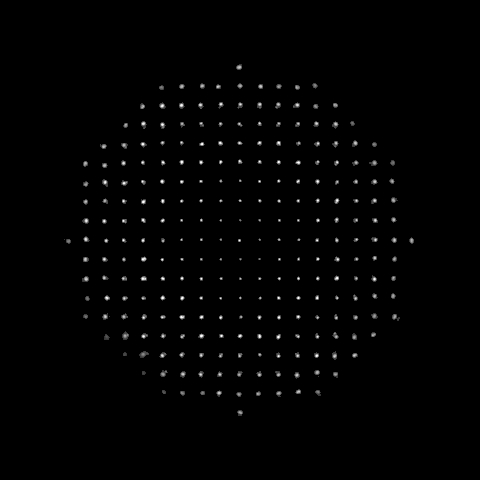
#> input picture 29-10-Conic-Surface/images/RefExp.tif, 480 x 480 px
$ jupyter execute imgprocessing-reference.ipynb
#> lines starting #> are read from the running program, lines starting #| are printed output that depends on the picture; after the words box and inside, x2 and y2 are one past the last pixel; in counts of white or black regions, pixels touching at a corner belong together
[cell 1]
import cv2 as cv
import numpy as np
import matplotlib.pyplot as plt
import os
import scipy.ndimage as ndi
from sklearn.cluster import KMeans

[cell 2]
root = os.getcwd()
print(root)
# img_path = os.path.join(root, "/23-10-images/Lctorica01.tif")
img_gray = cv.imread("./../images/RefExp.tif", cv.IMREAD_GRAYSCALE)
#> img_gray is the input picture: shape (480, 480); min 0, max 255, mean 2.4

[cell 3]
plt.figure(figsize=(10,10))
plt.imshow(img_gray, cmap="gray")

[cell 4]
threshold_value = 50

expected_spots = 253
number_of_columns = 19

output_filename = './../data/29-10-reference-centroids-exp.txt'

# --- 2. Load the Image ---
root = os.getcwd()
img_path = os.path.join(root, "./../images/RefExp.tif")
img_gray = cv.imread(img_path, cv.IMREAD_GRAYSCALE)

if img_gray is None:
    print(f"Error: Could not load image '{img_path}'.")
    print("Make sure it is in the same directory as the script.")
else:
    print(f"Successfully loaded image '{img_path}' with shape {img_gray.shape}")
#| Successfully loaded image '29-10-Conic-Surface/codefiles/./../images/RefExp.tif' with shape (480, 480)

    # --- 3. Isolate the Spots (Get Binary Mask) ---
    ret, binary_mask = cv.threshold(img_gray, threshold_value, 255, cv.THRESH_BINARY)
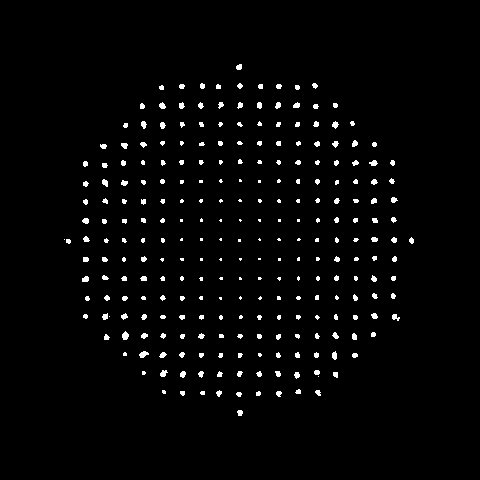
#> binary_mask: shape (480, 480); 2.3% white; 256 white regions (102 under 20 px), largest, box (x1, y1, x2, y2) and area: (122, 331, 129, 340) 45, (139, 351, 149, 358) 45, (160, 370, 168, 377) 38
#> ret = 50
    print(f"Created binary mask with threshold={threshold_value}.")

    # --- 4. Find and Label All Spots (with Stats) ---
    num_labels, labels_matrix, stats, centroids = cv.connectedComponentsWithStats(binary_mask)
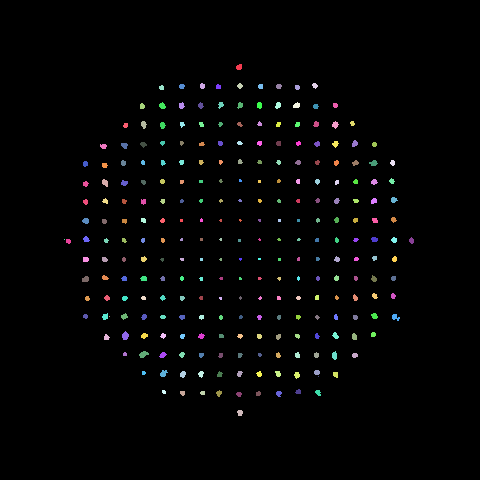
#> labels_matrix: shape (480, 480) int32; 257 distinct labels, from 0 to 256; one colour per label, 0 black
#> num_labels = 257; stats = 257 rows, first 6: [0, 0, 480, 480, 225090], [236, 64, 6, 6, 30], [200, 83, 5, 6, 25], [237, 83, 6, 6, 24], [312, 83, 6, 6, 24], [159, 85, 5, 5, 21]; centroids = 257 pairs, first value 64 to 411.1, second value 66.63 to 412.4

    plt.imshow(labels_matrix)
    plt.colorbar()

    print(stats[2, :])
#| [200  83   5   6  25]

    # Get the size (area) of all blobs, skipping the background (label 0)
    all_blob_sizes = stats[1:, cv.CC_STAT_AREA]
#> all_blob_sizes = 256 values, max 45 at index 206, min 1 at index 122, mean 20.74
    # Here, it orders from the biggest to the smallest one
    all_blob_sizes_sorted = sorted(all_blob_sizes, reverse=True)
#> all_blob_sizes_sorted = 256 values, max 45 at index 0, min 1 at index 253, mean 20.74

    print(f"Found {len(all_blob_sizes_sorted)} total blobs (including noise).")
#| Found 256 total blobs (including noise).

    # --- 5. AUTOMATICALLY Find the 'min_spot_size' ---
    # (This is the "diagnostic" code, now integrated)

    if len(all_blob_sizes_sorted) < expected_spots:
        print("\n*** ERROR: Found fewer than {expected_spots} spots. ***")
        print("*** Try lowering the 'threshold_value' (e.g., to 50 or 40) and run again. ***")
    else:
        # This is the size of your smallest "real" spot
        size_of_last_spot = all_blob_sizes_sorted[expected_spots - 1] # Index 252 is the 253rd item
#> size_of_last_spot = 6

        # This is the size of the largest "noise" blob
        size_of_first_noise = all_blob_sizes_sorted[expected_spots]   # Index 253 is the 254th item
#> size_of_first_noise = 1

        # We automatically set the minimum size to be halfway between them
        min_spot_size = (size_of_last_spot + size_of_first_noise) / 2
#> min_spot_size = 3.5

        print(f"\nSmallest real spot (Blob #{expected_spots}) has {size_of_last_spot} pixels.")
#| Smallest real spot (Blob #253) has 6 pixels.
        print(f"Largest noise blob (Blob #{expected_spots + 1}) has {size_of_first_noise} pixels.")
#| Largest noise blob (Blob #254) has 1 pixels.
        print(f"--- Automatically setting min_spot_size to: {int(min_spot_size)} ---")
#| --- Automatically setting min_spot_size to: 3 ---

        # --- 6. Filter out Noise ---
        valid_indices = []
        for label_id in range(1, num_labels): # Loop from 1 (skip background 0)
            if stats[label_id, cv.CC_STAT_AREA] > min_spot_size:
                valid_indices.append(label_id)
#> after the loop, valid_indices = 253 values from 1 to 256

        print(f"Kept {len(valid_indices)} spots after filtering.")
#| Kept 253 spots after filtering.

        # --- 7. Calculate Precise Intensity-Weighted Centroids ---
        precise_centroids_yx = ndi.center_of_mass(img_gray, labels=labels_matrix, index=valid_indices)
#> precise_centroids_yx = 253 pairs, first value 66.73 to 412.3, second value 67.99 to 411.2
        print(f"Calculated {len(precise_centroids_yx)} precise sub-pixel centroids.")
#| Calculated 253 precise sub-pixel centroids.

        # --- 8. Organize Centroids with Clustering ---
        centroids_xy = [(coord[1], coord[0]) for coord in precise_centroids_yx]
#> centroids_xy = 253 pairs, first value 67.99 to 411.2, second value 66.73 to 412.3

        # Prepare data for clustering
        x_coords = np.array([c[0] for c in centroids_xy]).reshape(-1, 1)
#> x_coords = 253 values, max 411.2 at index 121, min 67.99 at index 122, mean 239.5

        # Check if we have enough points to cluster
        if len(x_coords) < number_of_columns:
            print(f"\n*** ERROR: Not enough spots ({len(x_coords)}) to create {number_of_columns} columns. ***")
            print("*** Your 'min_spot_size' might be too high or 'threshold_value' is wrong. ***")
        else:
            # Initialize and run KMeans to group spots into columns
            kmeans = KMeans(n_clusters=number_of_columns, n_init=10, random_state=0)
            column_labels = kmeans.fit_predict(x_coords)
#> column_labels = 253 values, max 18 at index 122, min 0 at index 26, mean 8.05

            # Get the X-coordinate of each cluster center
            cluster_centers = kmeans.cluster_centers_.flatten()

            # Get the sorted order of the clusters
            cluster_sort_order = np.argsort(cluster_centers)

            # Create a map: {original_cluster_id: sorted_column_label}
            cluster_map = {original_id: sorted_id for sorted_id, original_id in enumerate(cluster_sort_order)}

            # Create a new list we can sort properly
            sortable_list = []
            for i in range(len(centroids_xy)):
                spot_xy = centroids_xy[i]
                original_cluster_id = column_labels[i]
                sorted_column_label = cluster_map[original_cluster_id]
                y_coord = spot_xy[1]
                sort_key = (sorted_column_label, y_coord)
                sortable_list.append( (sort_key, spot_xy) )
#> this loop made 253 passes
#> (spot_xy, original_cluster_id, sorted_column_label, y_coord) on passes 1 to 3: ((238.7, 66.73), 10, 9, 66.73), ((201.9, 85.55), 2, 7, 85.55), ((239.6, 85.47), 10, 9, 85.47)
#> after the loop, sortable_list = 253 items

            # Sort the list based on the key (column, then y)
            sorted_list_of_tuples = sorted(sortable_list, key=lambda item: item[0])
#> sorted_list_of_tuples = 253 items

            # Extract just the (x, y) coordinates, now in the perfect order
            sorted_centroids = [item[1] for item in sorted_list_of_tuples]
#> sorted_centroids has the same summary as centroids_xy

            print("Sorted all centroids correctly using column clustering.")

            # --- 9. Save to File ---
            with open(output_filename, 'w') as f:
                for i, (x_coord, y_coord) in enumerate(sorted_centroids):
                    label = i + 1
                    # Save in the format: label X_float Y_float
                    f.write(f"{label} {x_coord:.8f} {y_coord:.8f}\n")
#> this loop made 253 passes
#> (x_coord, y_coord) on passes 1 to 3: (67.99, 240.8), (84.94, 163.3), (85.3, 183.6)

            print(f"Successfully saved {len(sorted_centroids)} precise, sorted centroids to {output_filename}")
#| Successfully saved 253 precise, sorted centroids to ./../data/29-10-reference-centroids-exp.txt
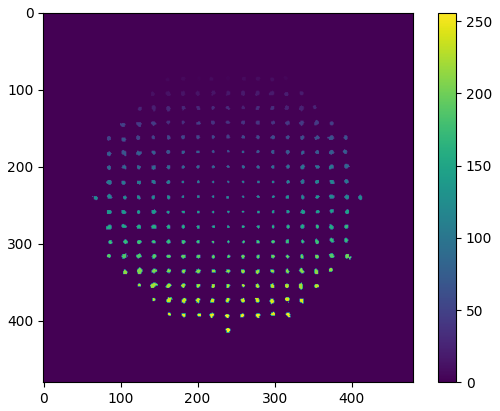
#> figure drawn by matplotlib, 2 panels

$ run again, with 29-10-Conic-Surface/images/ConicaExp.tif copied over 29-10-Conic-Surface/images/RefExp.tif
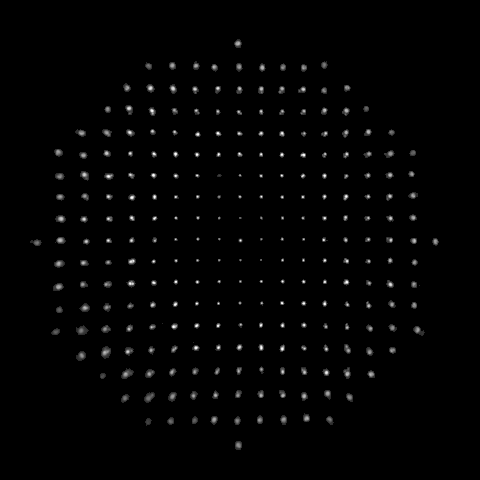
#> input picture 29-10-Conic-Surface/images/ConicaExp.tif, 480 x 480 px
#> img_gray is the input picture: shape (480, 480); min 0, max 255, mean 3.3
#| Successfully loaded image '29-10-Conic-Surface/codefiles/./../images/RefExp.tif' with shape (480, 480)
#> `ret, binary_mask = cv.threshold(img_gray, threshold_value, 255, cv.THR..`:
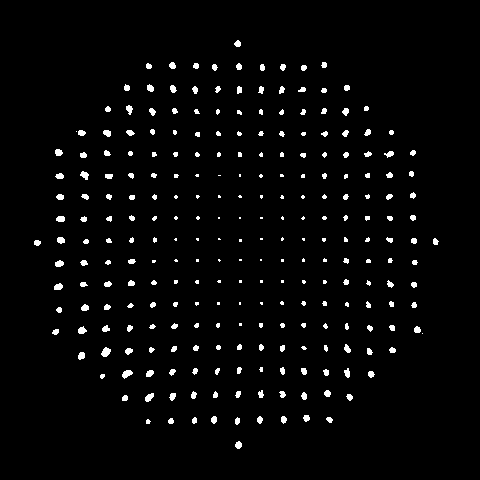
#> binary_mask: shape (480, 480); 2.8% white; 255 white regions (82 under 20 px), largest, box (x1, y1, x2, y2) and area: (101, 347, 111, 357) 67, (122, 370, 133, 379) 62, (145, 393, 154, 402) 54
#> ret = 50
#> labels_matrix: shape (480, 480) int32; 256 distinct labels, from 0 to 255
#> num_labels = 256; stats = 256 rows, first 6: [0, 0, 480, 480, 224062], [234, 40, 7, 7, 36], [146, 63, 6, 6, 29], [169, 62, 7, 7, 38], [193, 63, 6, 6, 30], [236, 63, 6, 7, 33]; centroids = 256 pairs, first value 36.85 to 435.1, second value 43.31 to 444.6
#| [146  63   6   6  29]
#> all_blob_sizes = 255 values, max 67 at index 213, min 1 at index 36, mean 24.85
#> all_blob_sizes_sorted = 255 values, max 67 at index 0, min 1 at index 253, mean 24.85
#| Found 255 total blobs (including noise).
#> size_of_last_spot = 3
#> size_of_first_noise = 1
#> min_spot_size = 2
#| Smallest real spot (Blob #253) has 3 pixels.
#| Largest noise blob (Blob #254) has 1 pixels.
#| --- Automatically setting min_spot_size to: 2 ---
#> after the loop `for label_id in range(1, num_labels):`: valid_indices = 253 values from 1 to 255
#| Kept 253 spots after filtering.
#> precise_centroids_yx = 253 pairs, first value 43.2 to 444.7, second value 36.71 to 435.1
#| Calculated 253 precise sub-pixel centroids.
#> centroids_xy = 253 pairs, first value 36.71 to 435.1, second value 43.2 to 444.7
#> x_coords = 253 values, max 435.1 at index 134, min 36.71 at index 135, mean 238.1
#> column_labels = 253 values, max 18 at index 134, min 0 at index 3, mean 8.31
#> the loop `for i in range(len(centroids_xy)):` made 253 passes
#> (spot_xy, original_cluster_id, sorted_column_label, y_coord) on passes 1 to 3: ((237.4, 43.2), 10, 9, 43.2), ((148.3, 65.65), 5, 5, 65.65), ((172, 65.12), 9, 6, 65.12)
#> after the loop `for i in range(len(centroids_xy)):`: sortable_list = 253 items
#> sorted_centroids has the same summary as centroids_xy
#> the loop `for i, (x_coord, y_coord) in enumerate(sorted_centroids):` made 253 passes
#> (x_coord, y_coord) on passes 1 to 3: (36.71, 242.4), (58.04, 152), (59.34, 175.8)
#| Successfully saved 253 precise, sorted centroids to ./../data/29-10-reference-centroids-exp.txt
#> `[cell 4] threshold_value = 50  expected_spots = 253 number_of_columns ..`:
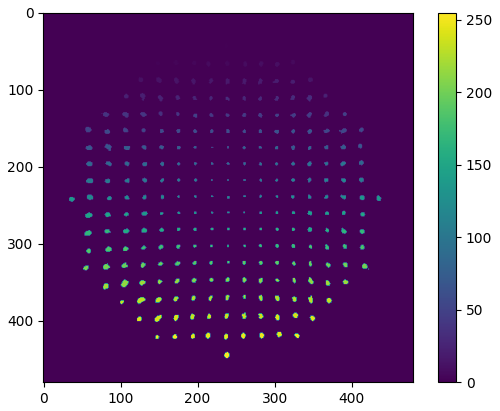
#> figure drawn by matplotlib, 2 panels

$ run again, with 29-10-Conic-Surface/images/TeoricaRef.tif copied over 29-10-Conic-Surface/images/RefExp.tif
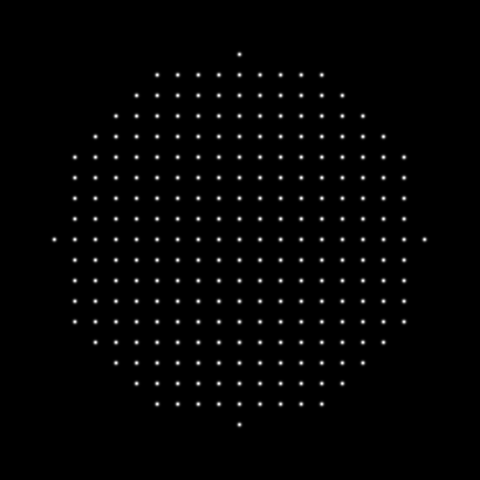
#> input picture 29-10-Conic-Surface/images/TeoricaRef.tif, 480 x 480 px
#> img_gray is the input picture: shape (480, 480); min 0, max 255, mean 3.5
#| Successfully loaded image '29-10-Conic-Surface/codefiles/./../images/RefExp.tif' with shape (480, 480)
#> `ret, binary_mask = cv.threshold(img_gray, threshold_value, 255, cv.THR..`:
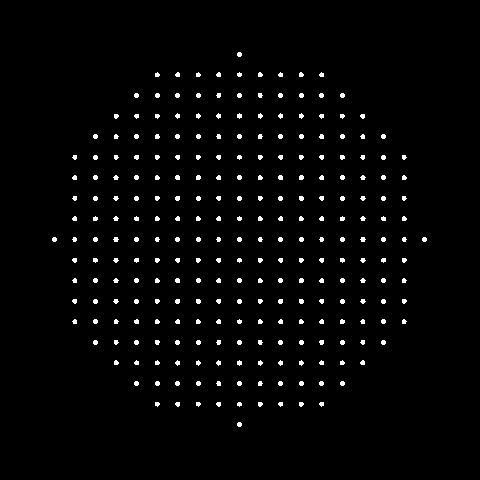
#> binary_mask: shape (480, 480); 2.2% white; 253 white regions (44 under 20 px), largest, box (x1, y1, x2, y2) and area: (237, 113, 242, 119) 22, (175, 175, 180, 180) 22, (196, 175, 201, 180) 22
#> ret = 50
#> `num_labels, labels_matrix, stats, centroids = cv.connectedComponentsWi..`:
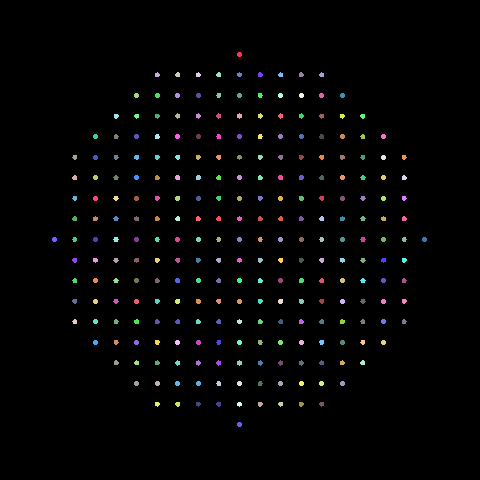
#> labels_matrix: shape (480, 480) int32; 254 distinct labels, from 0 to 253; one colour per label, 0 black
#> num_labels = 254; stats = 254 rows, first 6: [0, 0, 480, 480, 225267], [237, 52, 5, 5, 21], [155, 72, 5, 5, 19], [175, 72, 5, 5, 20], [196, 72, 5, 5, 19], [216, 72, 5, 5, 20]; centroids = 254 pairs, first value 54 to 424, second value 54 to 424
#| [155  72   5   5  19]
#> all_blob_sizes = 253 values, max 22 at index 24, min 19 at index 1, mean 20.29
#> all_blob_sizes_sorted = 253 values, max 22 at index 0, min 19 at index 209, mean 20.29
#| Found 253 total blobs (including noise).
#> size_of_last_spot = 19
